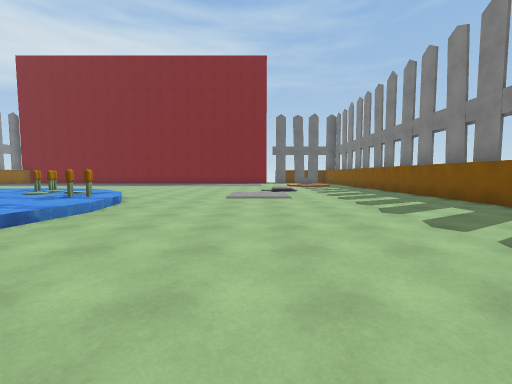
[1] (above)

17 first-person views from a walk through a Unity game level. The camera is 1.4 m above the floor, tilts 4° down and sees 90° across. The floor is counted in squares, 2 m on a side. Each view is taken from the middle of a square. On the plan, view 1 faces up. The plan holds only what a view shows up to about 9 squares ahead; the rest is blank. The player character is not drawn. Some animated figures are not drawn. Surface patterns are stand-ins for the level's own textures.

[2]
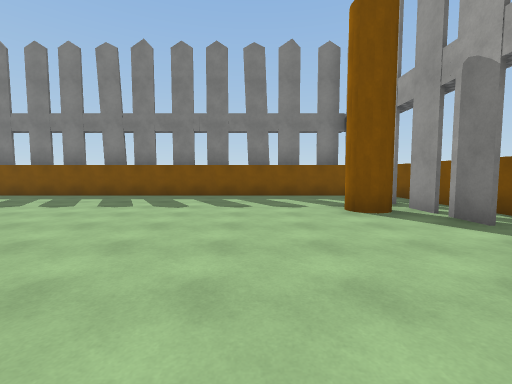

[3]
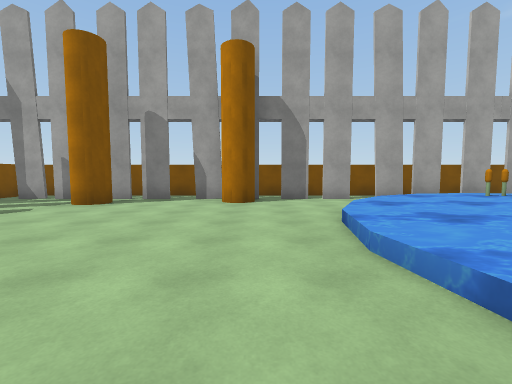

[4]
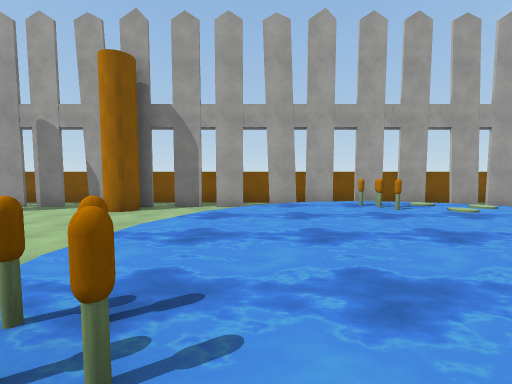

[5]
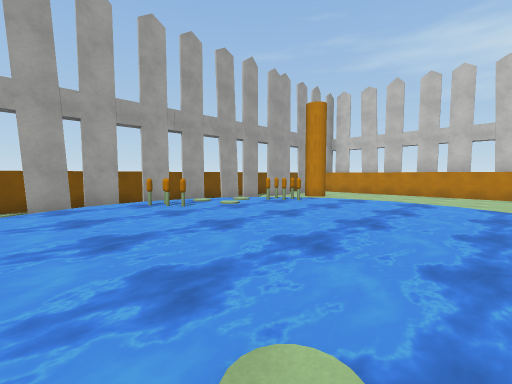

[6]
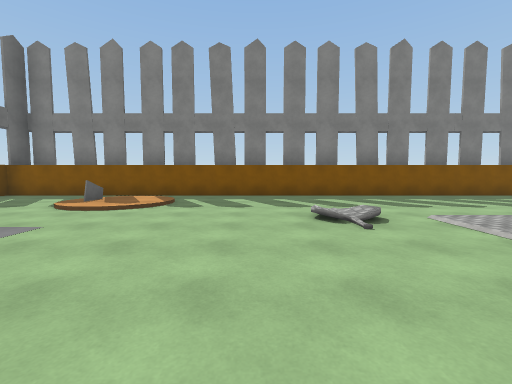

[7]
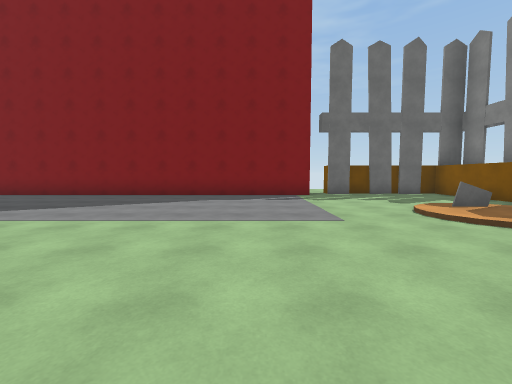

[8]
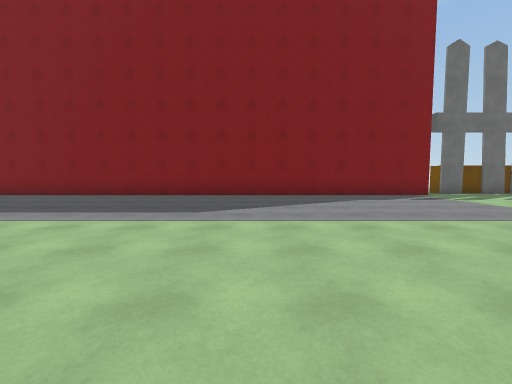

[9]
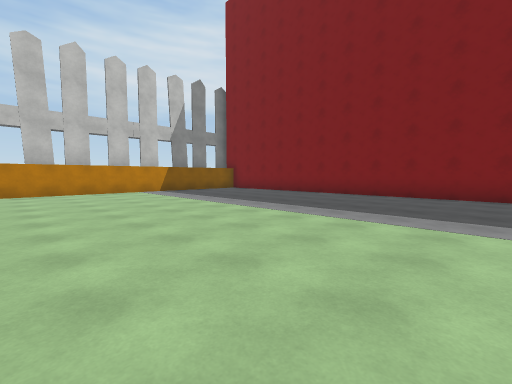

[10]
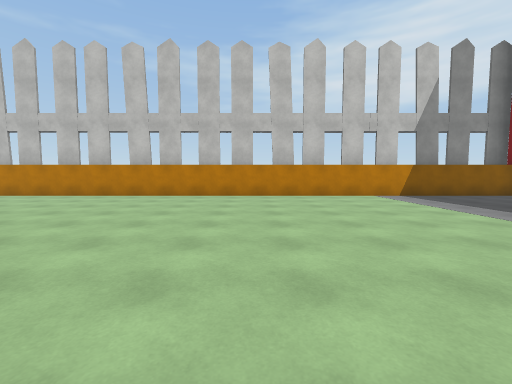

[11]
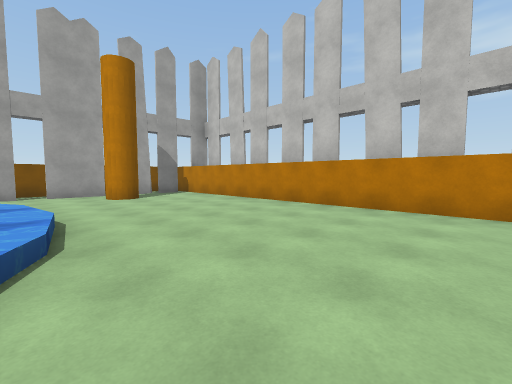

[12]
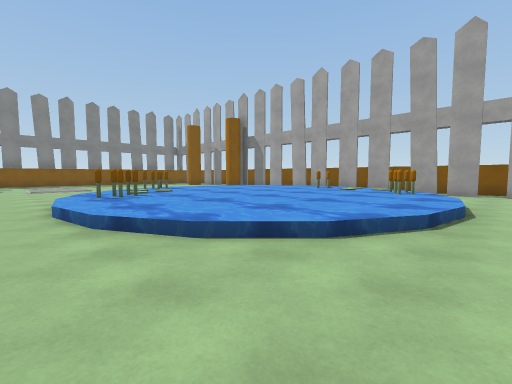

[13]
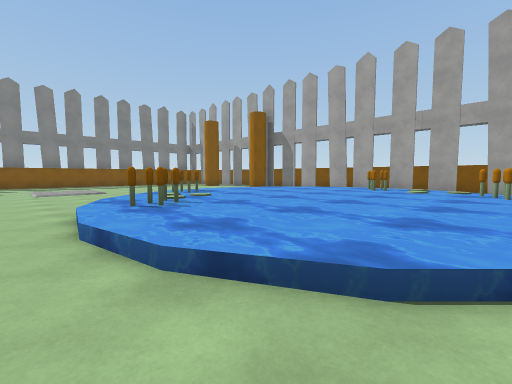

[14]
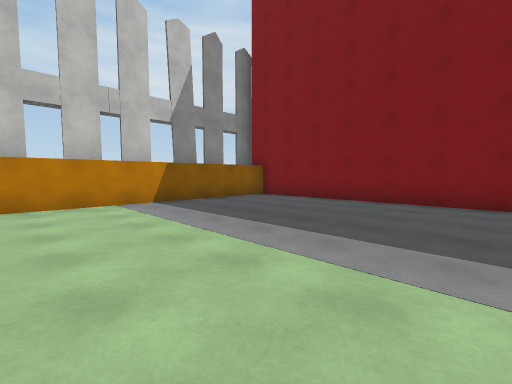

[15]
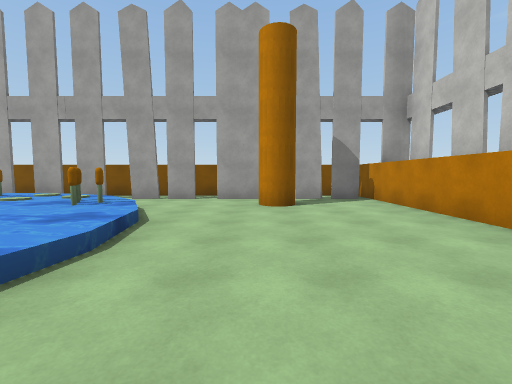

[16]
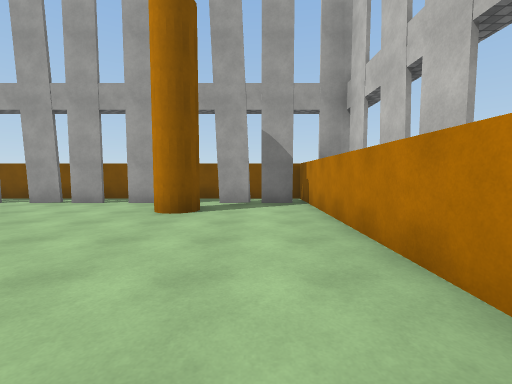

[17]
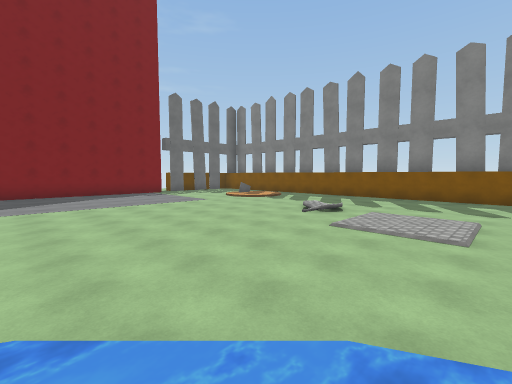

### Floor plan
Key: @ floor where view 1 was taken; # wall or solid block; x gap in a wall; . main floor; : floor 0.25 m higher than the main floor; + floor 0.5 m higher than the main floor; / step, stairs or slope; = window, fence, low wall or low ledge; ~ water the walk can cross; ≈ water the walk keeps out of; O other object.
Columns run from 18 left of view 1 to 6 right of it. Each row starts with its distance up from view 1.
 20 ###################.   ##
 19 #.......................#
 18 #.......................#
 17 #.......................#
 16 #.................../=/ #
 15 #.................../:: #
 14 #....................//.#
 13 #.......................#
 12 #.......................#
 11 #........... ....../....#
 10 #................../....#
  9 #........~~~~....../....#
  8 #......~~~~OO~..........#
  7 #......~~~~~~+O.........#
  6 #.....~~~~~~~~O.........#
  5 #.....~~~~~~~~~.........#
  4 #.....~~~~~~~~~.........#
  3 #.....~O~~~~~~~.........#
  2 #......O~+O~~~~.........#
  1 #..##...~+O~~~......#...#
  0 ##.##xx#.≈xx#.#x##@####.#
 -1 #.........   .... ......#
 -2 ########################

Positions as (right, up) in squares from view 1, and headings:
1: (0, 0), facing up
2: (-3, 3), facing right
3: (-2, 7), facing down
4: (-5, 7), facing down
5: (-5, 7), facing down-left
6: (-3, 12), facing right
7: (-1, 11), facing up
8: (-5, 11), facing up
9: (-7, 11), facing up-left
10: (-9, 11), facing left
11: (-12, 9), facing down-left
12: (-13, 10), facing down-right
13: (-11, 10), facing down-right
14: (-11, 13), facing up-left
15: (-14, 7), facing down
16: (-16, 6), facing down
17: (-5, 7), facing up-right
